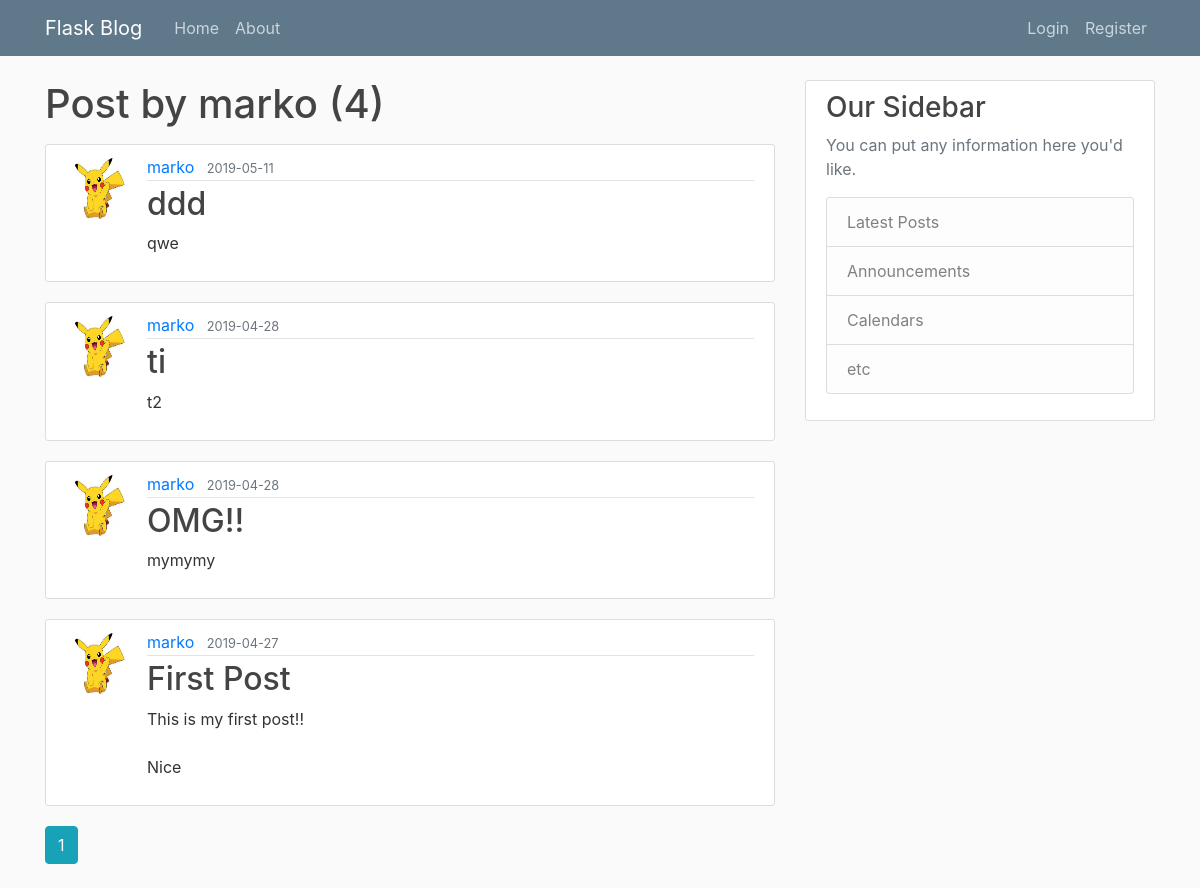
/user/marko, run on an earlier commit of the app's database.
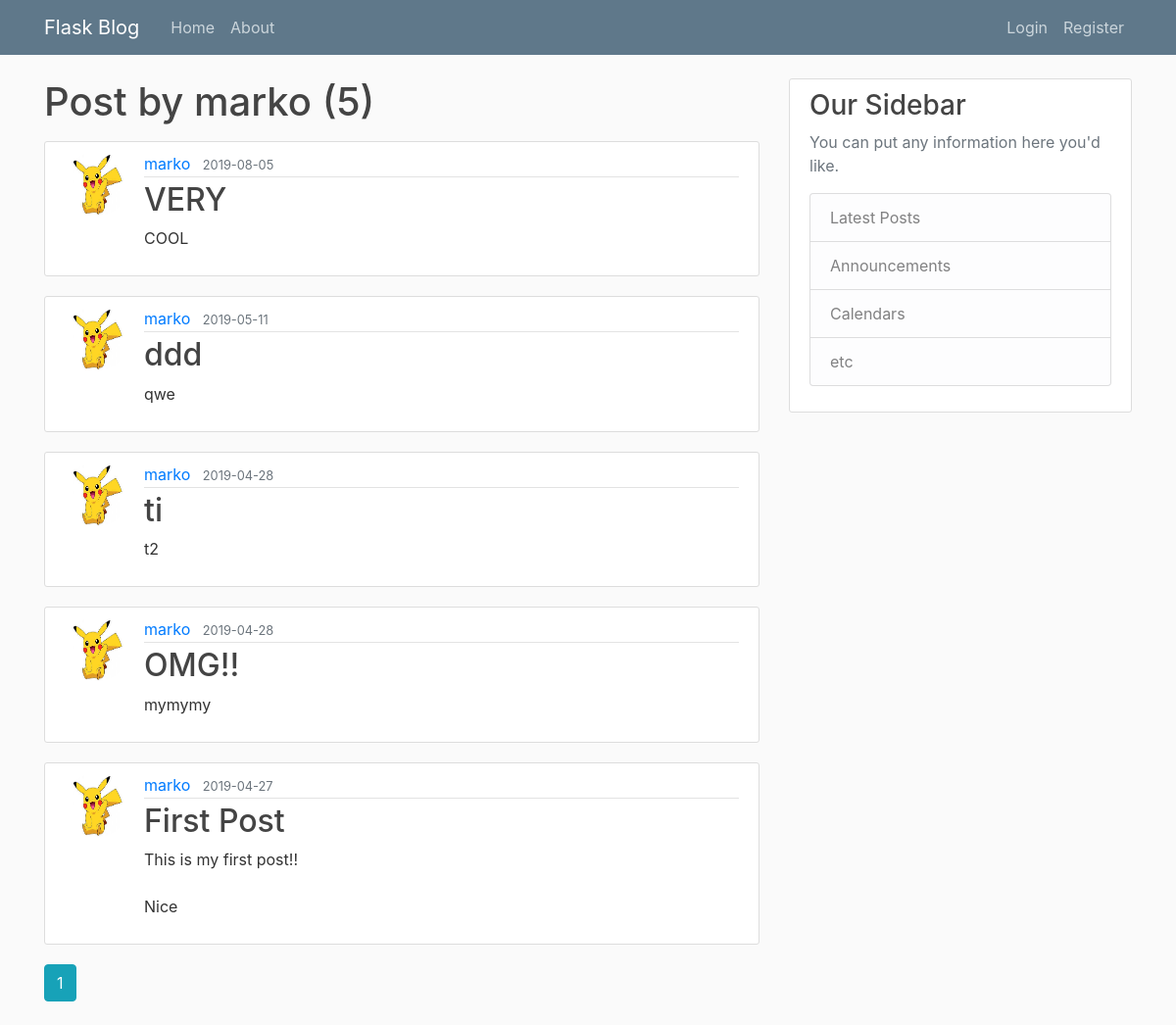
And on a later commit of the database.
### flaskblog/models.py (models this page shows, shortened)
class Post(db.Model):
    id = db.Column(db.Integer, primary_key=True)
    title = db.Column(db.String(100), nullable=False)
    date_posted = db.Column(db.DateTime, nullable=False, default=datetime.utcnow)
    content = db.Column(db.Text, nullable=False)
    user_id = db.Column(db.Integer, db.ForeignKey('user.id'), nullable=False)

class User(db.Model, UserMixin):
    id = db.Column(db.Integer, primary_key=True)
    username = db.Column(db.String(20), unique=True, nullable=False)
    email = db.Column(db.String(120), unique=True, nullable=False)
    image_file = db.Column(db.String(20), nullable=False, default='default.jpg')
    password = db.Column(db.String(60), nullable=False)
    posts = db.relationship('Post', backref='author', lazy=True)

### flaskblog/users/routes.py (the view)
@users.route("/user/<string:username>")
def user_posts(username):
    page = request.args.get('page', 1, type=int)
    user = User.query.filter_by(username=username).first_or_404()
    posts = Post.query.filter_by(author=user)\
        .order_by(Post.date_posted.desc())\
        .paginate(page=page, per_page=5)
    return render_template("user_posts.html", posts=posts, user=user)

### flaskblog/templates/user_posts.html
{% extends "layout.html" %}
{% block content %}
    <h1 class="mb-3">Post by {{ user.username }} ({{ posts.total }})</h1>
    {% for post in posts.items %}
        <article class="media content-section">
          <img class="rounded-circle article-img" src="{{ url_for('static', filename='profile_pics/' + post.author.image_file) }}">
          <div class="media-body">
            <div class="article-metadata">
              <a class="mr-2" href="{{ url_for('users.user_posts', username=post.author.username) }}">{{ post.author.username }}</a>
              <small class="text-muted">{{ post.date_posted.strftime('%Y-%m-%d') }}</small>
            </div>
            <h2><a class="article-title" href="{{ url_for('posts.post', post_id=post.id) }}">{{ post.title }}</a></h2>
            <p class="article-content">{{ post.content }}</p>
          </div>
        </article>
    {% endfor %}
    {% for page_num in posts.iter_pages(left_edge=1, right_edge=1, left_current=1, right_current=2) %}
        {% if page_num %}
            {% if posts.page == page_num %}
                <a class="btn btn-info mb-4" href="{{ url_for('users.user_posts', username=user.username, page=page_num)}}">{{ page_num }}</a>
            {% else %}
                <a class="btn btn-outline-info mb-4" href="{{ url_for('users.user_posts', username=user.username, page=page_num)}}">{{ page_num }}</a>
            {% endif %}
        {% else %}
            ...
        {% endif %}
    {% endfor %}
{% endblock content %}

What changed in the data, as far as the page shows it:
added Post: image_file (placeholder picture), author.username "marko", date_posted "2019-08-05", title "VERY", content "COOL"
Also different on the page:
{{ posts.total }}: "4" → "5"
